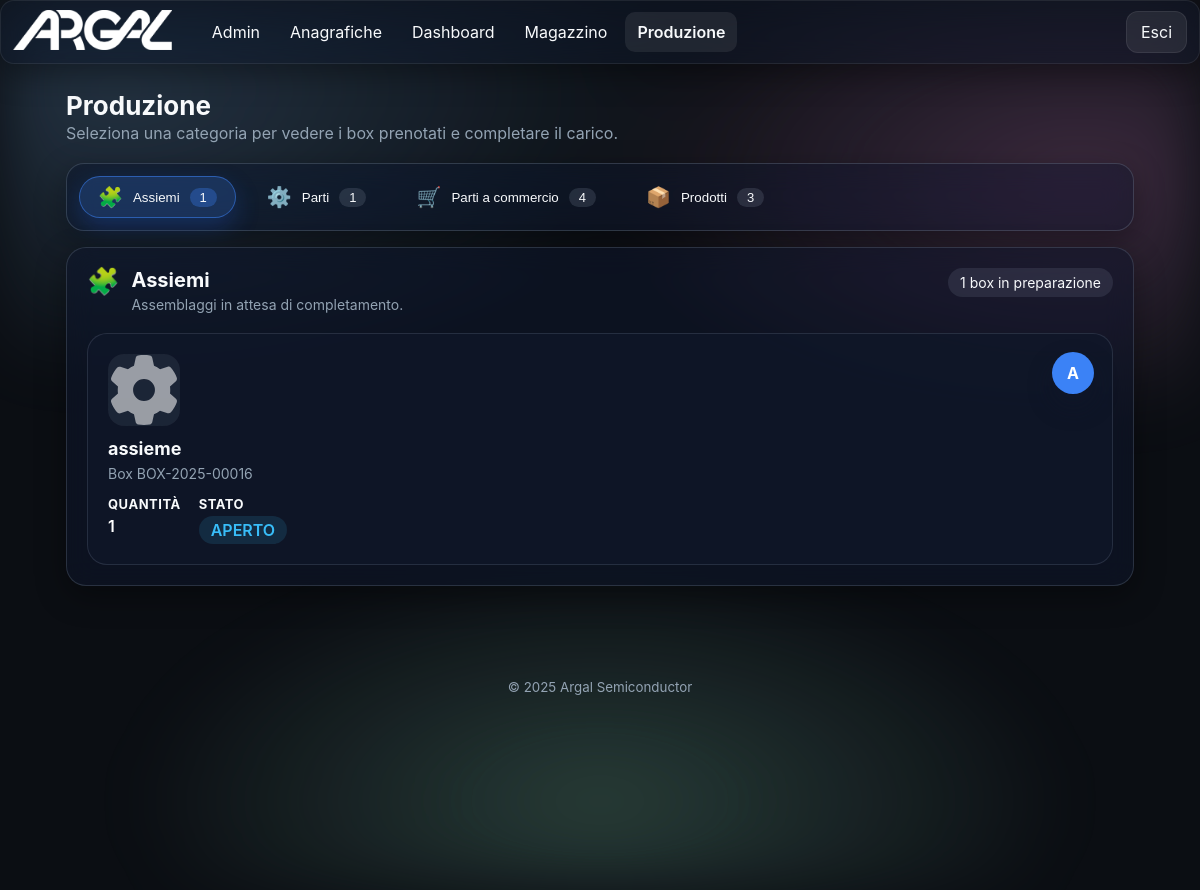
Before: /production/ (signed in) with the older database file.
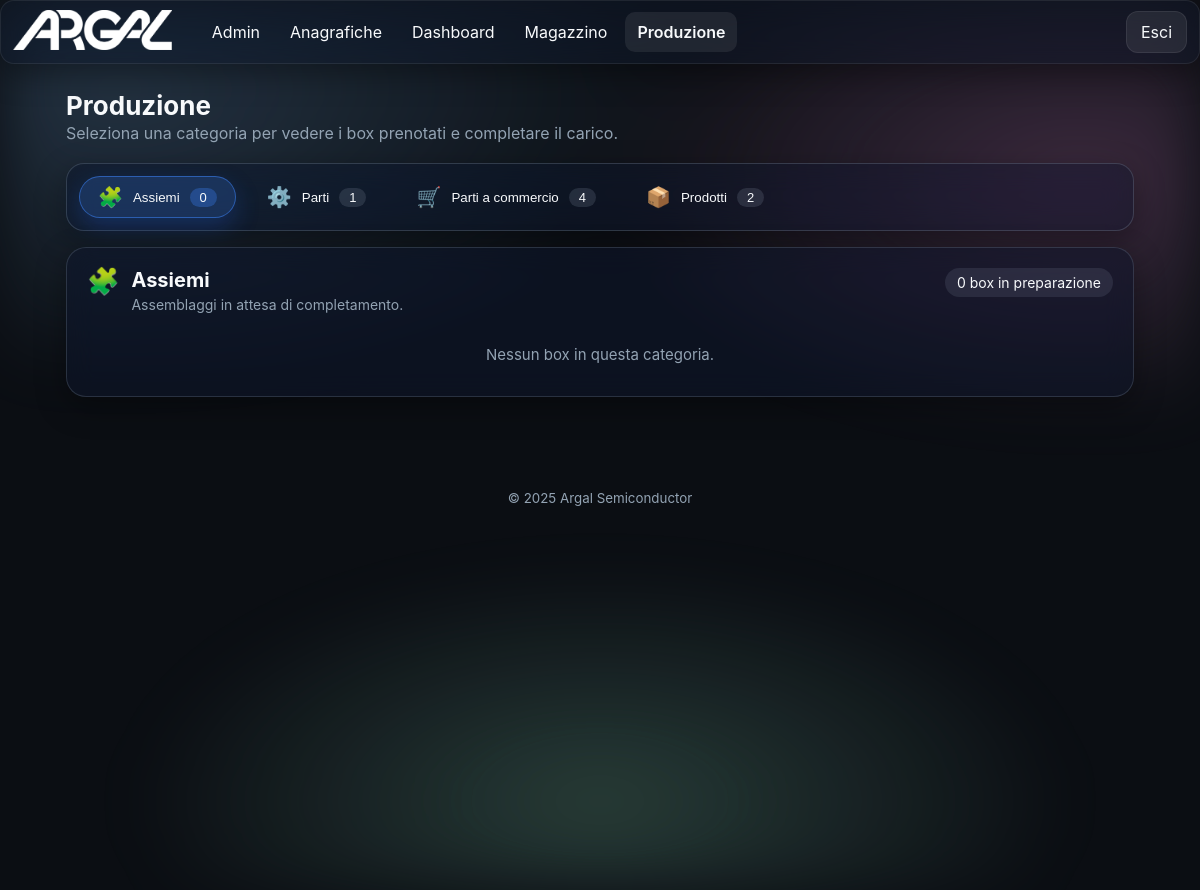
After: the same page with the newer database file.
### app/models.py (models this page shows, shortened)
class TimestampMixin(db.Model):
    __abstract__ = True
    created_at = db.Column(db.DateTime, default=datetime.utcnow)
    updated_at = db.Column(db.DateTime, default=datetime.utcnow, onupdate=datetime.utcnow)

class Module(TimestampMixin):
    __tablename__ = 'modules'
    id = db.Column(db.Integer, primary_key=True)
    name = db.Column(db.String(100), unique=True, nullable=False)
    slug = db.Column(db.String(100), unique=True, nullable=False)
    endpoint = db.Column(db.String(120), unique=True, nullable=False)
    enabled = db.Column(db.Boolean, default=True)
    icon = db.Column(db.String(100), default='cube')

class ProductionBox(TimestampMixin):
    __tablename__ = 'production_boxes'
    id = db.Column(db.Integer, primary_key=True)
    code = db.Column(db.String(50), unique=True, nullable=False)
    box_type = db.Column(db.String(20), nullable=False)
    status = db.Column(db.String(20), default='APERTO')  # APERTO, IN_CARICO, COMPLETATO, ARCHIVIATO
    stock_items = db.relationship('StockItem', back_populates='production_box')

class Structure(TimestampMixin):
    __tablename__ = 'structures'
    id = db.Column(db.Integer, primary_key=True)
    type_id = db.Column(db.Integer, db.ForeignKey('structure_types.id'), nullable=False)
    name = db.Column(db.String(200), nullable=False)
    parent_id = db.Column(db.Integer, db.ForeignKey('structures.id'), nullable=True)
    type = db.relationship('StructureType', backref=db.backref('nodes', lazy='dynamic'))
    parent = db.relationship('Structure', remote_side=[id], backref='children')
    component_id = db.Column(db.Integer, db.ForeignKey('component_masters.id'), nullable=True)
    component_master = db.relationship('ComponentMaster')
    flag_assembly = db.Column(db.Boolean, default=False)
    flag_part = db.Column(db.Boolean, default=False)
    flag_commercial = db.Column(db.Boolean, default=False)
    table_assieme = db.Column(db.Boolean, default=False)
    table_parte = db.Column(db.Boolean, default=False)
    table_commerciale = db.Column(db.Boolean, default=False)
    work_phase_id = db.Column(db.Integer, db.ForeignKey('work_phases.id'), nullable=True)
    processing_type = db.Column(db.String(20))  # "internal" or "external"
    supplier_id = db.Column(db.Integer, db.ForeignKey('suppliers.id'), nullable=True)
    work_center_id = db.Column(db.Integer, db.ForeignKey('work_centers.id'), nullable=True)
    weight = db.Column(db.Float)
    processing_cost = db.Column(db.Float)
    standard_time = db.Column(db.Float)  # stored in minutes
    lead_time_theoretical = db.Column(db.Float)  # stored in minutes
    lead_time_real = db.Column(db.Float)  # stored in minutes
    description = db.Column(db.Text)
    notes = db.Column(db.Text)
    price_per_unit = db.Column(db.Float)
    minimum_order_qty = db.Column(db.Integer)
    quantity_in_stock = db.Column(db.Float)
    stock_threshold = db.Column(db.Float)
    replenishment_qty = db.Column(db.Float)
    is_sellable = db.Column(db.Boolean)
    guiding_part = db.Column(db.Boolean)
    revision = db.Column(db.Integer, default=0)
    compatible_revisions = db.Column(db.Text)
    work_phase = db.relationship('WorkPhase', foreign_keys=[work_phase_id])
    supplier = db.relationship('Supplier', foreign_keys=[supplier_id])
    work_center = db.relationship('WorkCenter', foreign_keys=[work_center_id])

### app/blueprints/production/routes.py (the view, shortened to what this page needs)
@production_bp.route('/')
@login_required
def index():
    try:
        from sqlalchemy import case
        status_order = case(
            (
                ProductionBox.status == 'APERTO', 0
            ),
            (
                ProductionBox.status == 'IN_CARICO', 1
            ),
            (
                ProductionBox.status == 'COMPLETATO', 2
            ),
            (
                ProductionBox.status == 'ARCHIVIATO', 3
            ),
            else_=4
        )
        boxes = (ProductionBox.query
                 .filter(ProductionBox.status.in_(['APERTO','IN_CARICO']))
                 .order_by(status_order, ProductionBox.created_at.desc())
                 .all())
    except Exception:
        boxes = ProductionBox.query.filter(ProductionBox.status.in_(['APERTO','IN_CARICO'])).all()
    try:
        from ...models import Structure
        from flask import current_app
        upload_dir = os.path.join(current_app.static_folder, 'uploads')
        prefix_map: dict[str, str] = {}
        if os.path.isdir(upload_dir):
            try:
                for fname in os.listdir(upload_dir):
                    parts = fname.split('_', 2)
                    if len(parts) >= 2:
                        prefix = parts[0] + '_' + parts[1] + '_'
                        if prefix not in prefix_map:
                            prefix_map[prefix] = fname
            except Exception:
                prefix_map = {}
        for b in boxes:
            root_struct = None
            root_image = None
            try:
                if b.stock_items:
                    dm = b.stock_items[0].datamatrix_code or ''
                    parts = dm.split('|')
                    component_name = None
                    for part in parts:
                        if part.startswith('P='):
                            component_name = part.split('=', 1)[1]
                            break
                    if component_name:
                        root_struct = Structure.query.filter_by(name=component_name).first()
                        if root_struct:
                            prefix_struct = f"sn_{root_struct.id}_"
                            root_image = prefix_map.get(prefix_struct)
                            if not root_image:
                                master = getattr(root_struct, 'component_master', None)
                                if master:
                                    prefix_master = f"cm_{master.id}_"
                                    root_image = prefix_map.get(prefix_master)
                            if not root_image:
                                stype = getattr(root_struct, 'type', None)
                                if stype:
                                    prefix_type = f"st_{stype.id}_"
                                    root_image = prefix_map.get(prefix_type)
            except Exception:
                root_struct = None
                root_image = None
            setattr(b, 'root_structure', root_struct)
            setattr(b, 'root_image_filename', root_image)
    except Exception:
        for b in boxes:
            setattr(b, 'root_structure', None)
            setattr(b, 'root_image_filename', None)
    category_definitions = [
        {
            'key': 'ASSIEME',
            'label': 'Assiemi',
            'icon': '🧩',
            'description': 'Assemblaggi in attesa di completamento.',
        },
        {
            'key': 'PARTE',
            'label': 'Parti',
            'icon': '⚙️',
            'description': 'Componenti meccanici prenotati per il carico.',
        },
        {
            'key': 'COMMERCIALE',
            'label': 'Parti a commercio',
            'icon': '🛒',
            'description': 'Articoli commerciali pronti per la produzione.',
        },
        {
            'key': 'PRODOTTO',
            'label': 'Prodotti',
            'icon': '📦',
            'description': 'Prodotti finiti da completare o collaudare.',
        },
    ]
    grouped_boxes: dict[str, list[ProductionBox]] = {c['key']: [] for c in category_definitions}
    uncategorised: list[ProductionBox] = []
    for box in boxes:
        box_key = getattr(box, 'box_type', None)
        if box_key in grouped_boxes:
            grouped_boxes[box_key].append(box)
        else:
            uncategorised.append(box)
    requested_tab = request.args.get('tab', type=str)
    requested_box_id = request.args.get('box', type=int)
    valid_keys = {c['key'] for c in category_definitions}
    initial_tab = None
    if requested_tab:
        candidate = (requested_tab or '').strip().upper()
        if candidate in valid_keys:
            initial_tab = candidate
    focused_box = None
    if focused_box and not initial_tab:
        candidate = getattr(focused_box, 'box_type', None)
        if candidate in valid_keys:
            initial_tab = candidate
    return render_template(
        'production/index.html',
        boxes=boxes,
        categories=category_definitions,
        grouped_boxes=grouped_boxes,
        active_module='production',
        initial_tab=initial_tab,
        focused_box_id=requested_box_id,
    )

### app/templates/production/index.html (shortened to what this page needs)
{% extends 'base.html' %}
{% block content %}
<section class="section">
  <h2 class="section-title">Produzione</h2>
  <p class="section-subtitle muted">Seleziona una categoria per vedere i box prenotati e completare il carico.</p>
  {% if categories|length == 0 %}
    <p class="muted">Nessun box di produzione presente.</p>
  {% else %}
    <div class="tab-switcher glass">
      {% for cat in categories %}
        {% set count = grouped_boxes.get(cat.key, []) | length %}
        <button class="tab-link{{ ' active' if loop.first else '' }}" type="button" data-tab-target="{{ cat.key }}">
          <span class="icon">{{ cat.icon }}</span>
          <span class="label">{{ cat.label }}</span>
          <span class="badge">{{ count }}</span>
        </button>
      {% endfor %}
    </div>
    {% set status_colors = {'APERTO': '#38bdf8', 'IN_CARICO': '#fbbf24', 'COMPLETATO': '#22c55e', 'ARCHIVIATO': '#a855f7'} %}
    {% set type_colors = {'ASSIEME': '#3b82f6', 'PARTE': '#10b981', 'COMMERCIALE': '#ec4899', 'PRODOTTO': '#f97316', 'ALTRO': '#6366f1'} %}
    {% set type_letters = {'ASSIEME': 'A', 'PARTE': 'P', 'COMMERCIALE': 'C', 'PRODOTTO': 'F', 'ALTRO': '?'} %}
    {% for cat in categories %}
      {% set cat_boxes = grouped_boxes.get(cat.key, []) %}
      <section class="tab-panel glass{{ ' active' if loop.first else '' }}" data-tab-panel="{{ cat.key }}">
        <header class="panel-header">
          <div class="panel-title">
            <span class="panel-icon">{{ cat.icon }}</span>
            <div>
              <h3>{{ cat.label }}</h3>
              <p class="muted">{{ cat.description }}</p>
            </div>
          </div>
          <span class="panel-count">{{ cat_boxes|length }} box in preparazione</span>
        </header>
        {% if cat_boxes %}
          <div class="box-grid">
            {% for box in cat_boxes %}
              {% set prod = box.stock_items[0].product if box.stock_items else None %}
              {% set highlight = focused_box_id and box.id == focused_box_id %}
              <a id="box-{{ box.id }}" class="box-card{% if highlight %} highlight{% endif %}" data-box-type="{{ box.box_type }}" href="{{ url_for('production.production_box_view', box_id=box.id) }}">
                <span class="box-type-badge" style="background:{{ type_colors.get(box.box_type, '#6366f1') }};">
                  {{ type_letters.get(box.box_type, '?') }}
                </span>
                <div class="box-thumb">
                  {% if box.root_image_filename %}
                    <img loading="lazy" src="{{ url_for('static', filename='uploads/' + box.root_image_filename) }}" alt="{{ box.root_structure.name if box.root_structure else '' }}">
                  {% else %}
                    <img src="{{ url_for('static', filename='img/gear.svg') }}" alt="" class="placeholder">
                  {% endif %}
                </div>
                <div class="box-details">
                  <h4>
                    {% if box.root_structure and box.root_structure.name %}
                      {{ box.root_structure.name }}
                    {% elif prod %}
                      {{ prod.name }}
                    {% else %}
                      {{ box.code }}
                    {% endif %}
                  </h4>
                  <p class="muted">Box {{ box.code }}</p>
                  <div class="box-meta">
                    <span class="meta-item">
                      <strong>Quantità</strong>
                      <span>{{ box.stock_items|length }}</span>
                    </span>
                    <span class="meta-item">
                      <strong>Stato</strong>
                      {% set st = box.status or '' %}
                      <span class="status-pill" style="background:{{ status_colors.get(st, '#c084fc') }}20; color:{{ status_colors.get(st, '#c084fc') }};">
                        {{ st }}
                      </span>
                    </span>
                  </div>
                </div>
              </a>
            {% endfor %}
          </div>
        {% else %}
          <p class="muted empty-state">Nessun box in questa categoria.</p>
        {% endif %}
      </section>
    {% endfor %}
  {% endif %}
</section>
{% endblock %}

### app/templates/base.html (shortened to what this page needs)
<!doctype html>
<html lang="it" data-theme="dark">
<head>
  <link rel="stylesheet" href="{{ url_for('static', filename='css/styles.css') }}">
</head>
<body>
  <div class="bg-aurora"></div>
  {% if current_user.is_authenticated and not embedded %}
  <header class="app-header glass">
    <div class="brand">
      <a href="{{ url_for('dashboard.index') }}" class="brand-link" style="display:inline-block;">
        <img src="{{ url_for('static', filename='img/logo.png') }}" alt="Logo" class="logo">
      </a>
    </div>
    <nav class="nav-desktop">
      {% set cur_ep = request.endpoint or '' %}
      {% set detected_bp = (cur_ep.split('.')|first) %}
      {% set forced_bp = None %}
      {% if active_module is defined and active_module %}
        {% set forced_bp = active_module %}
      {% elif g is defined and g.active_module is defined and g.active_module %}
        {% set forced_bp = g.active_module %}
      {% endif %}
      {% set cur_bp = forced_bp if forced_bp else detected_bp %}
      {% for m in enabled_modules %}
        {% set mod_bp = (m.endpoint.split('.')|first) %}
        {% set is_active = (mod_bp == cur_bp) %}
        {% set display_name = 'Anagrafiche' if (m.slug == 'products' or m.name == 'Prodotti') else m.name %}
        <a class="nav-link{{ ' active' if is_active else '' }}" href="{{ url_for(m.endpoint) }}">{{ display_name }}</a>
      {% endfor %}
    </nav>
    <div class="header-actions">
      <a class="btn btn-ghost" href="{{ url_for('auth.logout') }}">Esci</a>
    </div>
  </header>
    {% set cur_ep = request.endpoint or '' %}
    {% set detected_bp = (cur_ep.split('.')|first) %}
    {% set forced_bp = None %}
    {% if active_module is defined and active_module %}
      {% set forced_bp = active_module %}
    {% elif g is defined and g.active_module is defined and g.active_module %}
      {% set forced_bp = g.active_module %}
    {% endif %}
    {% set cur_bp = forced_bp if forced_bp else detected_bp %}
  {% endif %}
  <main class="container">
    {% block content %}{% endblock %}
  </main>
  {% if not embedded %}
  <footer class="app-footer">
    <small>© {{ 2025 }} Argal Semiconductor</small>
  </footer>
  {% endif %}
</body>
</html>

Changed rows visible on the page:
no longer on this page (row edited): ProductionBox: get "A", root_structure.name "assieme", code "BOX-2025-00016", stock_items|length "1", status "APERTO"
Other visible differences:
new list line: "🧩 Assiemi 0"
new list line: "📦 Prodotti 2"
new list line: "🧩 Assiemi Assemblaggi in attesa di completamento. 0 box in preparazione Nessun box in questa categoria."
list line gone: "🧩 Assiemi 1"
list line gone: "📦 Prodotti 3"
list line gone: "🧩 Assiemi Assemblaggi in attesa di completamento. 1 box in preparazione"
